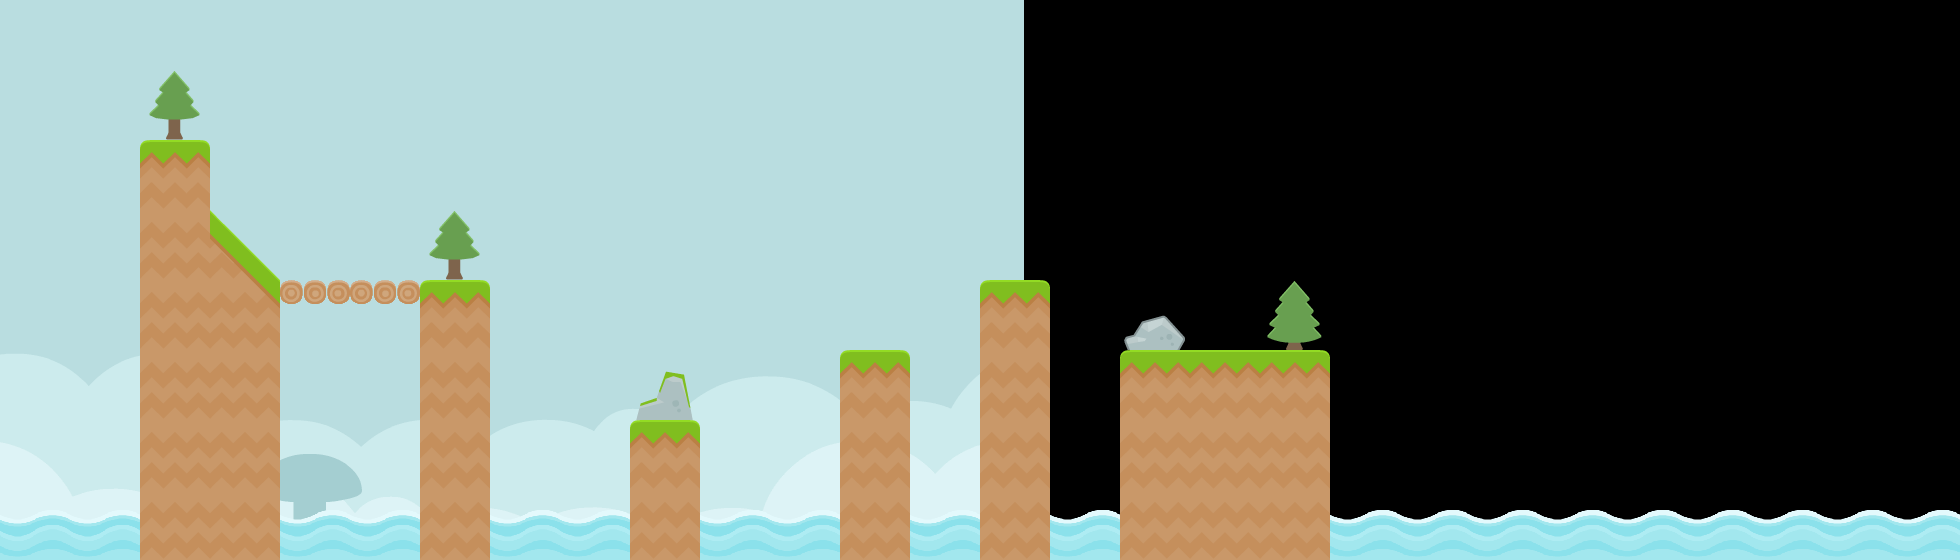

Below is a game level as drawn by its tile map, then a one-line description and the .tmx that defines it (tile-layer data replaced by summaries):
An orthogonal 28x8 tile map with 70x70 px tiles, 3 tile layers (tiles_background, tiles_terrain, tiles_foreground), 2 image layers and 11 objects (7x GRASS, WOOD, start, target, effect_clouds).

<map version="1.0" orientation="orthogonal" renderorder="right-down" width="28" height="8" tilewidth="70" tileheight="70" nextobjectid="202">
 <properties>
  <property name="blocks" value="wood_1x2_triangle_left,wood_2x1,wood_pyramid,wood_small_triangle_right,wood_square_small_triangle_left,wood_square_small_triangle_left" />
  <property name="music" value="happy_level" />
 </properties>
 <tileset firstgid="1" name="tiles" tilewidth="70" tileheight="70" spacing="4" margin="2" tilecount="117">
  <image source="../../graphics/tiles.png" width="962" height="666" />
  <tile id="114">
   <animation>
    <frame tileid="114" duration="100" />
    <frame tileid="115" duration="100" />
    <frame tileid="116" duration="100" />
    <frame tileid="115" duration="100" />
   </animation>
  </tile>
 </tileset>
 <imagelayer name="background_b" x="1024" y="-300">
  <image source="../../graphics/backgrounds/blue_land.png" />
 </imagelayer>
 <imagelayer name="background_a" y="-300">
  <image source="../../graphics/backgrounds/blue_shroom.png" />
 </imagelayer>
 <layer name="tiles_background" width="30" height="8">
  <data>[240 cells, 22 non-empty, 4 distinct tile ids]</data>
 </layer>
 <layer name="tiles_terrain" width="30" height="8">
  <data>[240 cells, 35 non-empty, 8 distinct tile ids]</data>
 </layer>
 <layer name="tiles_foreground" width="30" height="8">
  <data>[240 cells, 2 non-empty, 2 distinct tile ids]</data>
 </layer>
 <objectgroup name="terrain">
  <object id="192" type="GRASS" x="140" y="140">
   <polygon points="0,0 70,0 70,420 0,420" />
  </object>
  <object id="193" type="GRASS" x="210" y="210">
   <polygon points="0,0 70,70 70,350 0,350" />
  </object>
  <object id="196" type="GRASS" x="420" y="280">
   <polygon points="0,0 70,0 70,280 0,280" />
  </object>
  <object id="197" type="GRASS" x="630" y="420">
   <polygon points="0,0 70,0 70,140 0,140" />
  </object>
  <object id="198" type="GRASS" x="840" y="350">
   <polygon points="0,0 70,0 70,210 0,210" />
  </object>
  <object id="199" type="GRASS" x="980" y="280">
   <polygon points="0,0 70,0 70,280 0,280" />
  </object>
  <object id="200" type="GRASS" x="1120" y="350">
   <polygon points="0,0 210,0 210,210 0,210" />
  </object>
  <object id="201" type="WOOD" x="280" y="280">
   <polygon points="0,0 140,0 140,35 0,35" />
  </object>
 </objectgroup>
 <objectgroup name="entities">
  <properties>
   <property name="blocks" value="wood_square_small_triangle_left,stone_square_small_triangle_left,stone_square" />
   <property name="music" value="happy_level" />
  </properties>
  <object id="4" name="start" type="start" x="420" y="210" width="70" height="70" />
  <object id="5" name="target" type="target" x="1190" y="280" width="70" height="70" />
 </objectgroup>
 <objectgroup name="background_effects">
  <object id="191" type="effect_clouds" x="70" y="0" width="1540" height="140" />
 </objectgroup>
 <objectgroup name="foreground_effects" />
 <objectgroup name="npc" />
</map>
